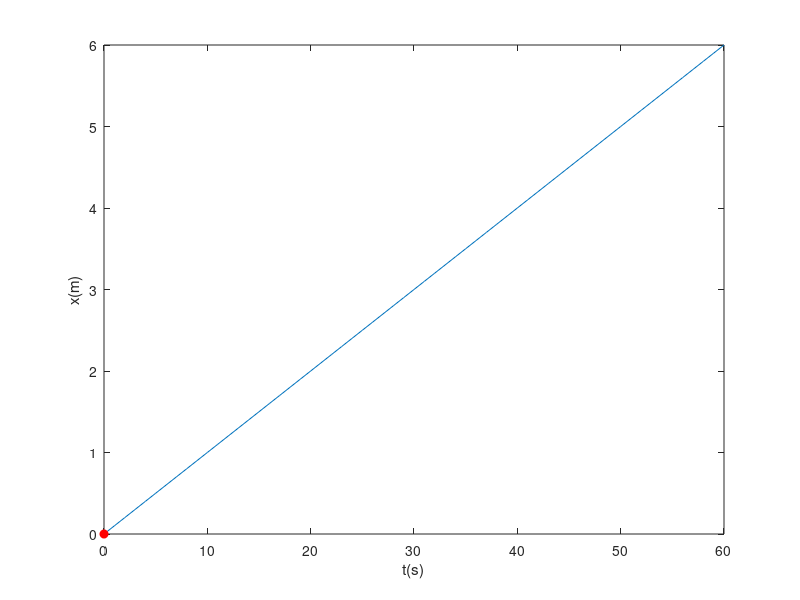

Here is the MATLAB script that generated this plot:
clear all
close all
clc

v0 = 0.1;
inicial = [0;0];
tmax = 60;
dt = 1;
x0 = 0;
tx = 0:dt:tmax;
x = x0 + v0 * tx;
t = 0;
i = 1;

plot(tx, x, 'k')

while t < tmax
    t = t + dt;
    i = i+1;
    xb(i) = x0 + v0*t;
    plot(tx,x,t,xb(i),"ro","MarkerFaceColor","r")
    xlabel('t(s)'); ylabel('x(m)')
    axis([0 60 0 6])
    drawnow
end

while t > 0
    t = t - dt;
    i = i+1;
    xb(i) = x0 + v0*t;
    plot(tx,x,t,xb(i),"ro","MarkerFaceColor","r")
    xlabel('t(s)'); ylabel('x(m)')
    axis([0 60 0 6])
    drawnow
end